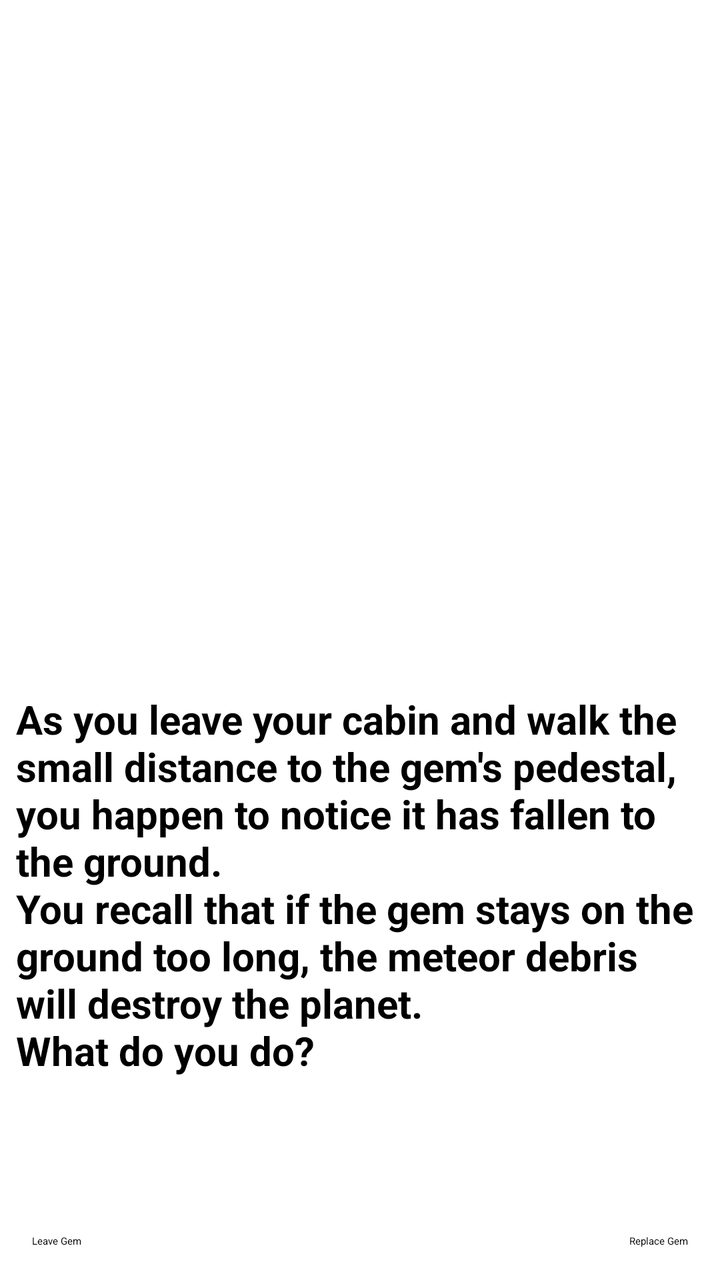
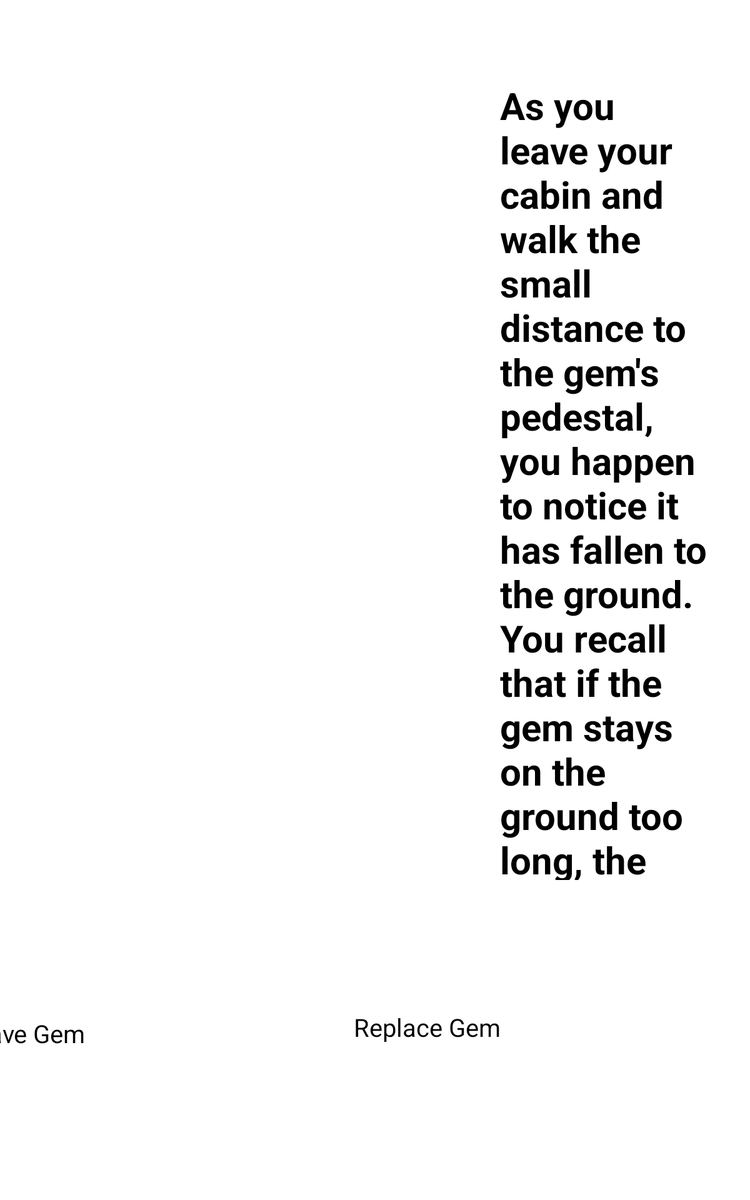

An Android layout and its configuration variant, each rendered on a device that would load it. The default file and the variant file are quoted in full after the pictures.
<!-- AndroidManifest.xml: application theme Theme.FinalProject -->
<!-- res/layout/third_page.xml -->
<?xml version="1.0" encoding="utf-8"?>
<androidx.constraintlayout.widget.ConstraintLayout xmlns:android="http://schemas.android.com/apk/res/android"
    xmlns:app="http://schemas.android.com/apk/res-auto"
    xmlns:tools="http://schemas.android.com/tools"
    android:layout_width="match_parent"
    android:layout_height="match_parent"
    tools:context=".ThirdPage"
    >

    <ImageView
        android:id="@+id/pedestalgem"
        android:layout_width="173dp"
        android:layout_height="322dp"
        android:layout_marginTop="16dp"
        app:layout_constraintEnd_toEndOf="parent"
        app:layout_constraintStart_toStartOf="parent"
        app:layout_constraintTop_toTopOf="parent"
        app:srcCompat="@drawable/pedestalgem" />
    <ImageView
        android:id="@+id/pedestal"
        android:layout_width="173dp"
        android:layout_height="322dp"
        android:layout_marginTop="16dp"
        app:layout_constraintEnd_toEndOf="parent"
        app:layout_constraintStart_toStartOf="parent"
        app:layout_constraintTop_toTopOf="parent"
        app:srcCompat="@drawable/pedestal"
        android:visibility="invisible"/>

    <TextView
        android:id="@+id/first_scene"
        android:layout_width="0dp"
        android:layout_height="0dp"
        android:layout_marginStart="8dp"
        android:layout_marginTop="8dp"
        android:layout_marginEnd="8dp"
        android:layout_marginBottom="24dp"
        android:text="@string/third_story1"
        android:textSize="20dp"
        android:textStyle="bold"
        app:layout_constraintBottom_toTopOf="@+id/replace"
        app:layout_constraintEnd_toEndOf="parent"
        app:layout_constraintStart_toStartOf="parent"
        app:layout_constraintTop_toBottomOf="@+id/pedestalgem" />

    <TextView
        android:id="@+id/second_scene"
        android:layout_width="0dp"
        android:layout_height="0dp"
        android:layout_marginStart="8dp"
        android:layout_marginTop="8dp"
        android:layout_marginEnd="8dp"
        android:layout_marginBottom="24dp"
        android:text="@string/third_story2"
        android:textSize="20dp"
        android:textStyle="bold"
        android:visibility="invisible"
        app:layout_constraintBottom_toTopOf="@+id/replace"
        app:layout_constraintEnd_toEndOf="parent"
        app:layout_constraintStart_toStartOf="parent"
        app:layout_constraintTop_toBottomOf="@+id/pedestalgem" />

    <TextView
        android:id="@+id/third_scene"
        android:layout_width="0dp"
        android:layout_height="0dp"
        android:layout_marginStart="8dp"
        android:layout_marginTop="8dp"
        android:layout_marginEnd="8dp"
        android:layout_marginBottom="8dp"
        android:text="@string/starvation"
        android:textSize="20dp"
        android:textStyle="bold"
        android:visibility="invisible"
        app:layout_constraintBottom_toBottomOf="parent"
        app:layout_constraintEnd_toEndOf="parent"
        app:layout_constraintStart_toStartOf="parent"
        app:layout_constraintTop_toBottomOf="@+id/pedestalgem" />

    <Button
        android:id="@+id/leave"
        android:layout_width="wrap_content"
        android:layout_height="wrap_content"
        android:layout_marginStart="16dp"
        android:layout_marginBottom="16dp"
        android:text="@string/leave_gem"
        app:layout_constraintBottom_toBottomOf="parent"
        app:layout_constraintStart_toStartOf="parent"
        android:onClick="leaveGem"/>

    <Button
        android:id="@+id/replace"
        android:layout_width="wrap_content"
        android:layout_height="wrap_content"
        android:layout_marginEnd="16dp"
        android:layout_marginBottom="16dp"
        android:text="@string/replace_gem"
        app:layout_constraintBottom_toBottomOf="parent"
        app:layout_constraintEnd_toEndOf="parent"
        android:onClick="gemReplaced"/>

    <TextView
        android:id="@+id/end_scene"
        android:layout_width="wrap_content"
        android:layout_height="wrap_content"
        android:text="The End."
        android:textSize="28dp"
        android:visibility="invisible"
        app:layout_constraintBottom_toBottomOf="parent"
        app:layout_constraintEnd_toStartOf="@+id/replace"
        app:layout_constraintStart_toEndOf="@+id/leave"
        app:layout_constraintTop_toBottomOf="@+id/first_scene" />


</androidx.constraintlayout.widget.ConstraintLayout>
<!-- resources referenced by this layout -->
<resources>
  <!-- drawable pedestal: jpg bitmap (drawable, 67573 bytes) -->
  <!-- drawable pedestalgem: jpg bitmap (drawable, 65836 bytes) -->
  <string name="leave_gem">Leave Gem</string>
  <string name="replace_gem">Replace Gem</string>
  <string name="starvation">As you replace the gem, you hear a soft hum as a blue aura fills the sky.
              \nAs you look up, you can see the debris hitting what seems to be an invisible dome.
              \nThe debris is completely stopped in it"'"s tracks and Alpha 1 seems safe, for now.
              \nAs you walk back to your cabin, the rumblings of your stomach prove to be too much for you as you pass out on the way back home…</string>
  <string name="third_story1">As you leave your cabin and walk the small distance to the gem"'"s pedestal, you happen to notice it has fallen to the ground.
          \nYou recall that if the gem stays on the ground too long, the meteor debris will destroy the planet.
          \nWhat do you do?
      </string>
  <string name="third_story2">As you replace the gem, you hear a soft hum as a blue aura fills the sky.
              \nAs you look up, you can see the debris hitting what seems to be an invisible dome.
              \nThe debris is completely stopped in it"'"s tracks and Alpha 1 seems safe, for now.
      </string>
  <style name="Theme.FinalProject" parent="Theme.AppCompat.DayNight.DarkActionBar">
          
          <item name="colorPrimary">@color/purple_500</item>
          <item name="colorPrimaryVariant">@color/purple_700</item>
          <item name="colorOnPrimary">@color/black</item>
          
          <item name="colorSecondary">@color/teal_200</item>
          <item name="colorSecondaryVariant">@color/teal_200</item>
          <item name="colorOnSecondary">@color/black</item>
          
          <item name="android:statusBarColor" tools:targetApi="l">?attr/colorPrimaryVariant</item>
          
      </style>
</resources>
<!-- res/layout-sw600dp/third_page.xml (the repository's variant of the layout above) -->
<!-- drawn on a 7-inch tablet held upright -->
<?xml version="1.0" encoding="utf-8"?>
<androidx.constraintlayout.widget.ConstraintLayout xmlns:android="http://schemas.android.com/apk/res/android"
    xmlns:app="http://schemas.android.com/apk/res-auto"
    xmlns:tools="http://schemas.android.com/tools"
    android:layout_width="match_parent"
    android:layout_height="match_parent"
    tools:context=".ThirdPage"
    >

    <ImageView
        android:id="@+id/pedestalgem"
        android:layout_width="384dp"
        android:layout_height="607dp"
        android:layout_marginStart="16dp"
        app:layout_constraintBottom_toBottomOf="parent"
        app:layout_constraintStart_toStartOf="parent"
        app:layout_constraintTop_toTopOf="parent"
        app:srcCompat="@drawable/pedestalgem" />

    <ImageView
        android:id="@+id/pedestal"
        android:layout_width="384dp"
        android:layout_height="604dp"
        android:layout_marginStart="16dp"
        android:visibility="invisible"
        app:layout_constraintBottom_toBottomOf="parent"
        app:layout_constraintStart_toStartOf="parent"
        app:layout_constraintTop_toTopOf="parent"
        app:layout_constraintVertical_bias="0.497"
        app:srcCompat="@drawable/pedestal" />

    <TextView
        android:id="@+id/first_scene"
        android:layout_width="0dp"
        android:layout_height="0dp"
        android:layout_marginTop="64dp"
        android:layout_marginEnd="32dp"
        android:layout_marginBottom="256dp"
        android:text="@string/third_story1"
        android:textSize="30dp"
        android:textStyle="bold"
        app:layout_constraintBottom_toBottomOf="parent"
        app:layout_constraintEnd_toEndOf="parent"
        app:layout_constraintStart_toEndOf="@+id/pedestalgem"
        app:layout_constraintTop_toTopOf="parent" />

    <TextView
        android:id="@+id/second_scene"
        android:layout_width="0dp"
        android:layout_height="0dp"
        android:layout_marginTop="64dp"
        android:layout_marginEnd="32dp"
        android:layout_marginBottom="256dp"
        android:text="@string/third_story2"
        android:textSize="30dp"
        android:textStyle="bold"
        android:visibility="invisible"
        app:layout_constraintBottom_toBottomOf="parent"
        app:layout_constraintEnd_toEndOf="parent"
        app:layout_constraintStart_toEndOf="@+id/pedestalgem"
        app:layout_constraintTop_toTopOf="parent" />

    <TextView
        android:id="@+id/third_scene"
        android:layout_width="0dp"
        android:layout_height="0dp"
        android:layout_marginTop="64dp"
        android:layout_marginEnd="32dp"
        android:layout_marginBottom="256dp"
        android:text="@string/starvation"
        android:textSize="30dp"
        android:textStyle="bold"
        android:visibility="invisible"
        app:layout_constraintBottom_toBottomOf="parent"
        app:layout_constraintEnd_toEndOf="parent"
        app:layout_constraintStart_toEndOf="@+id/pedestalgem"
        app:layout_constraintTop_toTopOf="parent" />

    <Button
        android:id="@+id/leave"
        android:layout_width="250dp"
        android:layout_height="115dp"
        android:layout_marginEnd="64dp"
        android:layout_marginBottom="32dp"
        android:onClick="leaveGem"
        android:text="@string/leave_gem"
        android:textSize="20dp"
        app:layout_constraintBottom_toBottomOf="parent"
        app:layout_constraintEnd_toStartOf="@+id/replace" />

    <Button
        android:id="@+id/replace"
        android:layout_width="253dp"
        android:layout_height="120dp"
        android:layout_marginEnd="64dp"
        android:layout_marginBottom="32dp"
        android:onClick="gemReplaced"
        android:textSize="20dp"
        android:text="@string/replace_gem"
        app:layout_constraintBottom_toBottomOf="parent"
        app:layout_constraintEnd_toEndOf="parent" />

    <TextView
        android:id="@+id/end_scene"
        android:layout_width="wrap_content"
        android:layout_height="wrap_content"
        android:layout_marginTop="21dp"
        android:layout_marginEnd="256dp"
        android:text="The End."
        android:textSize="44dp"
        android:visibility="invisible"
        app:layout_constraintBottom_toTopOf="@+id/leave"
        app:layout_constraintEnd_toEndOf="parent"
        app:layout_constraintTop_toBottomOf="@+id/first_scene" />


</androidx.constraintlayout.widget.ConstraintLayout>
